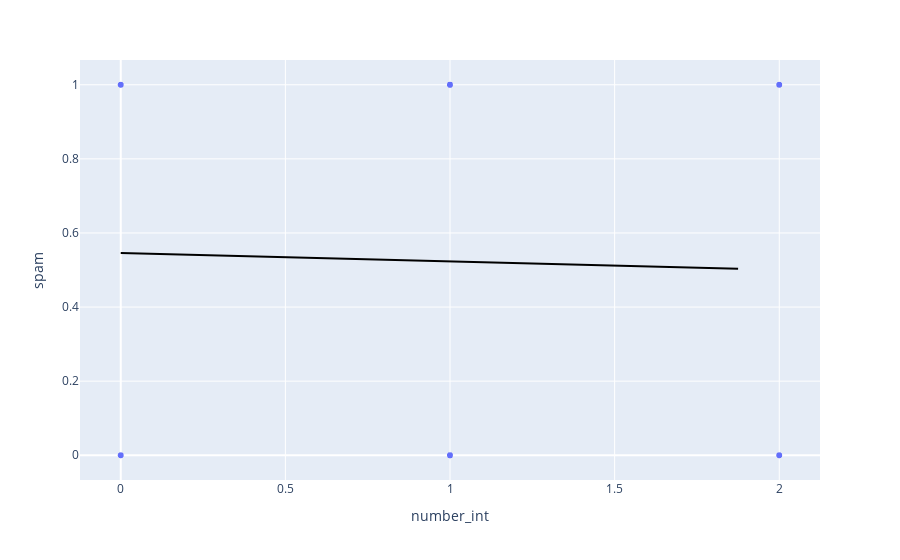

The code cell stored with this chart in its notebook:
### Code cell
intercept = LM.intercept_
slope = LM.coef_

P = []

num_characters = list(np.arange(0,2,0.125))

for num in num_characters:
    eta = intercept + slope*num
    P.append(1/(1+np.exp(-eta)[0]))


# Plot the results
fig = px.scatter(DF_model,x='number_int',y='spam',opacity=.5)

fig.add_trace(
    px.line(x=num_characters,y=P,color_discrete_sequence=['black']).data[0]
)

fig.show()

### Figure 1 — Plotly figure (JSON) as saved in the notebook; plotly's stock layout.template omitted (floating-point values rounded to 4 significant figures; data arrays with more than 128 entries replaced by an {"elided": "..."} marker saying what was removed)
{"data": [{"hovertemplate": "number_int=%{x}<br>spam=%{y}<extra></extra>", "legendgroup": "", "marker": {"color": "#636efa", "opacity": 0.5, "symbol": "circle"}, "mode": "markers", "name": "", "showlegend": false, "type": "scattergl", "x": {"elided": "3921 int values"}, "xaxis": "x", "y": {"elided": "3921 int values"}, "yaxis": "y"}, {"hovertemplate": "x=%{x}<br>y=%{y}<extra></extra>", "legendgroup": "", "line": {"color": "black", "dash": "solid"}, "marker": {"symbol": "circle"}, "mode": "lines", "name": "", "orientation": "v", "showlegend": false, "type": "scatter", "x": [0, 0.125, 0.25, 0.375, 0.5, 0.625, 0.75, 0.875, 1, 1.125, 1.25, 1.375, 1.5, 1.625, 1.75, 1.875], "xaxis": "x", "y": [0.5458, 0.543, 0.5402, 0.5374, 0.5346, 0.5318, 0.529, 0.5262, 0.5234, 0.5205, 0.5177, 0.5149, 0.5121, 0.5093, 0.5065, 0.5037], "yaxis": "y"}], "layout": {"autosize": true, "legend": {"tracegroupgap": 0}, "margin": {"t": 60}, "xaxis": {"anchor": "y", "autorange": true, "domain": [0, 1], "range": [-0.1308, 2.131], "title": {"text": "number_int"}, "type": "linear"}, "yaxis": {"anchor": "x", "autorange": true, "domain": [0, 1], "range": [-0.07743, 1.077], "title": {"text": "spam"}, "type": "linear"}}}
